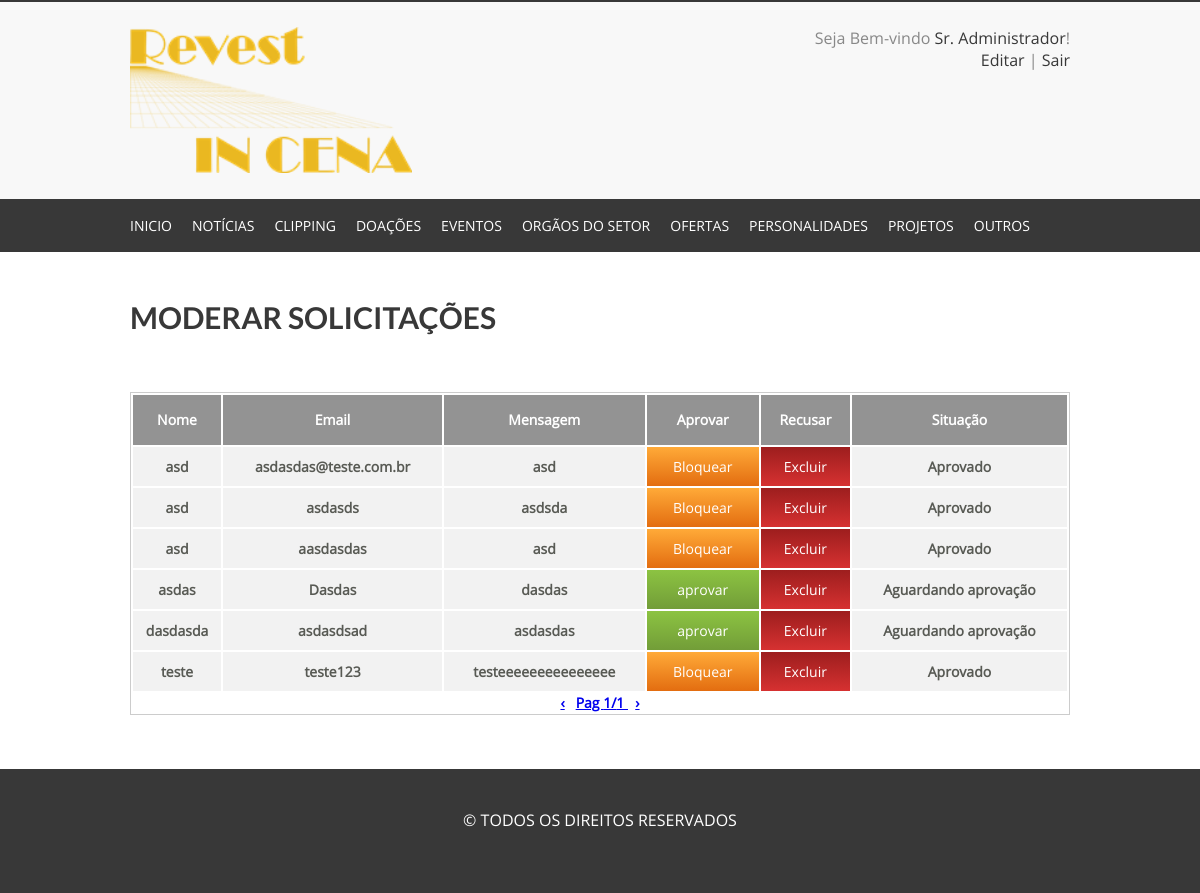
/cms/aprovar_solicitacao.php (signed in), run on the app's committed database.
### tables this page shows
CREATE TABLE IF NOT EXISTS `usuarios` (
  `id_us` int(11) NOT NULL AUTO_INCREMENT,
  `nome_us` varchar(60) NOT NULL,
  `usuario_us` varchar(32) NOT NULL,
  `email_us` varchar(80) NOT NULL,
  `senha_us` char(40) NOT NULL,
  PRIMARY KEY (`id_us`)
);

CREATE TABLE IF NOT EXISTS `solicitacao` (
  `id_solicita` int(11) NOT NULL AUTO_INCREMENT,
  `nome` varchar(150) NOT NULL,
  `email` varchar(150) NOT NULL,
  `msg` text NOT NULL,
  `aprovado` int(2) NOT NULL,
  PRIMARY KEY (`id_solicita`)
);

### cms/php/class/usuario.class.php (called while the page is built, shortened)
<?php
	class Usuario
	{
		function CarregarDados($conn, $id){
			$select = mysqli_query($conn, "SELECT * FROM usuarios WHERE id_us=$id");
			if(mysqli_num_rows($select)==1){
				$dados = mysqli_fetch_assoc($select);
				$this->nome = $dados['nome_us'];
			}else{
				return false;
			}
		}
	}
?>

### cms/aprovar_solicitacao.php (the view, shortened to what this page needs)
<?php
	include_once('php/conn.php');
	mysqli_set_charset($conn, "utf8");
?>
<!DOCTYPE html>
<html lang="pt-br">
	<head>
		<?php include_once('includes/head.php');?>
	</head>
	<body>
		<?php include_once('includes/topo.php');?>
<section class="Centro CentroConteudo">
	<br/>
	<h1 class="TituloPagina">Moderar Solicitações</h1>
	<div class="CadCat">
		<br/>
    <div class="moderacao">
        <table class="mod" border="0">
            <tbody>
                <tr class="tr1">
                    <td>Nome</td>
                    <td>Email</td>
                    <td>Mensagem </td>
                    <td>Aprovar</td>
                    <td>Recusar</td>
                    <td>Situação</td>
                </tr>
                <?php
					$SelectRows = mysqli_query($conn, "SELECT * FROM solicitacao");
					$Quant = 10;
					$Rows = mysqli_num_rows($SelectRows);
					$Pgs = ceil($Rows/$Quant);
					if(isset($_GET['pg'])){
						$Page = $_GET['pg'];
						if($Page>0 && is_numeric($Page)==true){
							$Limit = ($Page-1)*$Quant;
						}else{
							$Limit=0;
						}
					}else{
						$Limit=0;
					}
                    $query = "SELECT * FROM solicitacao ORDER BY id_solicita DESC LIMIT $Limit, $Quant";
                    $executa = mysqli_query($conn, $query);
                        while($dados = mysqli_fetch_array($executa)){
                            $nome = $dados['nome'];
                            $email = $dados['email'];
                            $msg = $dados['msg'];
                            $aprovado = $dados['aprovado'];
                            $id = $dados['id_solicita'];
                ?>
                    <tr class="tr2" >
                        <td><?php echo $nome; ?></td>
                        <td><?php echo $email; ?></td>
                        <td><?php echo $msg; ?></td>
                        <td>
                           <?php if($aprovado == 2){  ?>
                                <input type="button" value="aprovar" class="aprovar" onclick="aprovar_solici(<?php echo $id; ?>)">
                            <?php }else{ ?>
                            <input type="button" value="Bloquear" class="bloqueado" onclick="bloquear_solici(<?php echo $id; ?>)">
                            <?php } ?>
                        </td>
                        <td>
                            <input type="button" value="Excluir" class="recusar" onclick="excluir_solici(<?php echo $id; ?>)">
                        </td>
                        <td>
                           <?php if($aprovado == 2){  ?>
                               Aguardando aprovação
                            <?php }else{ ?>
                             Aprovado
                            <?php } ?>
                        </td>
                    </tr>
                <?php } ?>
                <tr>
					<th colspan="6">
						<?php
							if(isset($_GET['pg']) && is_numeric($_GET['pg'])==true){
								if($_GET['pg']>2){
									echo '<a href="?pg='.($_GET['pg']-1).'">&lsaquo;</a>';
								}else{
									echo '<a href="?pg=1">&lsaquo;</a>';
								}
							}else{
								echo '<a href="?pg=1">&lsaquo;</a>';
							}
						?>
						<?php
							if(isset($_GET['pg']) && is_numeric($_GET['pg'])==true){
								if($_GET['pg']==$Pgs){
									echo '<a href="?pg='.($Pgs).'">';
								}else{
									echo '<a href="?pg='.($_GET['pg']+1).'">';
								}
							}else{
								echo '<a href="?pg=2">';
							}
						?>Pag
								<?php
									if(isset($_GET['pg']) && is_numeric($_GET['pg'])==true){
										echo $_GET['pg'].'/'.$Pgs;
									}else{
										echo '1/'.$Pgs;
									}
								?>
							</a>&nbsp;
						<?php
							if(isset($_GET['pg']) && is_numeric($_GET['pg'])==true){
								if($_GET['pg']==$Pgs){
									echo '<a href="?pg='.($Pgs).'">&rsaquo;</a>';
								}else{
									echo '<a href="?pg='.($_GET['pg']+1).'">&rsaquo;</a>';
								}
							}else{
								echo '<a href="?pg=2">&rsaquo;</a>';
							}
						?>
					</th>
				</tr>
            </tbody>
        </table>
    </div>
		<br/><br/>
	</div>
</section>
		<?php include_once('includes/footer.php');?>
	</body>
</html>

### cms/includes/topo.php (shortened to what this page needs)
<?php
	include_once('php/class/usuario.class.php');
	$Usuario = new Usuario;
	$Usuario->CarregarDados($conn, $_SESSION['id']);
?>
		<header>
			<section class="Centro">
				<a href="../index.php">
					<img src="../imagens/logo.png" alt="Logo" class="Logo"/>
				</a>
				<div class="TopoSair">
					Seja Bem-vindo <a href="config.php?m=3"><?php echo $Usuario->nome;?></a>!<br/>
					<a href="config.php?m=3">Editar</a> | <a href="php/sair.php">Sair</a>
				</div>
				<div class="esp"></div>
			</section>
		</header>
		<nav>
			<section class="Centro">
				<ul class="ListaMenu">
					<li>
						<a href="index.php">Inicio</a>
					</li>
					<li>
						<a href="#">Notícias</a>
					</li>
					<li>
						<a href="#">Clipping</a>
					</li>
                    <li>
						<a href="#">Doações</a>
					</li>
					<li>
						<a href="#">Eventos</a>
					</li>
					<li>
						<a href="#">Orgãos do Setor</a>
					</li>
					<li>
						<a href="#">Ofertas</a>
					</li>
					<li>
						<a href="#">Personalidades</a>
					</li>
					<li>
						<a href="#">Projetos</a>
					</li>
					<li>
						<a href="#">Outros</a>
					</li>
				</ul>
				<div class="esp"></div>
			</section>
		</nav>

### cms/css/style.css (style rules this page uses)
* { padding: 0; margin: 0; font-family: OpenSans; outline: none; }
.esp { width: 100%; height: 1px; clear: both; }
header { width: 100%; height: auto; padding: 25px 0; background: #f8f8f8; border-top: 2px solid #383838; }
.Centro { width: 940px; height: auto; margin: auto; position: relative; }
.Logo { width: 30%; float: left; height: auto; }
.TopoSair { width: 30%; height: auto; float: right; text-align: right; font-size: 16px; color: #888; }
.TopoSair a { font-size: 16px; color: #383838; text-decoration: none; }
nav { background: #383838; width: 100%; height: auto; padding: 15px 0; }
.ListaMenu { list-style: none; }
.ListaMenu li { float: left; margin-right: 20px; text-align: left; position: relative; }
.ListaMenu li a { font-size: 14px; text-transform: uppercase; color: #FFF; text-decoration: none; padding-top: 5px; border-top: 2px solid transparent; }
.CentroConteudo { min-height: 400px; }
.TituloPagina { font-family: LatoBold; font-weight: 100; color: #383838; text-transform: uppercase; padding: 25px 0; font-size: 30px; }
.CadCat { padding: 10px 0; }
.CadCat .moderacao { width: 100%; height: auto; }
.CadCat .moderacao .mod { width:100%; border:1px solid #ccc; font-family: Calibri; font-size: 14px; font-weight:bold; }
.CadCat .moderacao .tr1 { background:#939393; color:#fff; height:50px; text-align: center; border-radius:10px; }
.CadCat .moderacao .tr2 { background:#f2f2f2; color:#585a54; height:30px; text-align: center; font-size:17px; }
.CadCat .moderacao .tr2 .recusar { background: linear-gradient(#9d1e1e,#d63131); background: -webkit-linear-gradient(#9d1e1e,#d63131); border: none; font-size: 14px; cursor: pointer; width: 100%; color: #fff; padding: 10px; }
.CadCat .moderacao .tr2 .aprovar { background: linear-gradient(#8cc342,#729d38); background: -webkit-linear-gradient(#8cc342,#729d38); border: none; font-size: 14px; cursor: pointer; width: 100%; color: #fff; padding: 10px; }
.CadCat .moderacao .tr2 .bloqueado { background: linear-gradient(#ffaa38,#e36d10); background: -webkit-linear-gradient(#ffaa38,#e36d10); border: none; font-size: 14px; cursor: pointer; width: 100%; color: #fff; padding: 10px; }
.CadCat .moderacao .tr2 td { font-size:14px; }

### data on the page
usuarios: nome_us "Sr. Administrador"
solicitacao: nome "asd", email "asdasdas@teste.com.br", msg "asd", aprovado "Aprovado"
solicitacao: nome "asd", email "asdasds", msg "asdsda", aprovado "Aprovado"
solicitacao: nome "asd", email "aasdasdas", msg "asd", aprovado "Aprovado"
solicitacao: nome "asdas", email "Dasdas", msg "dasdas", aprovado "Aguardando aprovação"
solicitacao: nome "dasdasda", email "asdasdsad", msg "asdasdas", aprovado "Aguardando aprovação"
solicitacao: nome "teste", email "teste123", msg "testeeeeeeeeeeeeeee", aprovado "Aprovado"

### other printed values
$Pgs "1"
